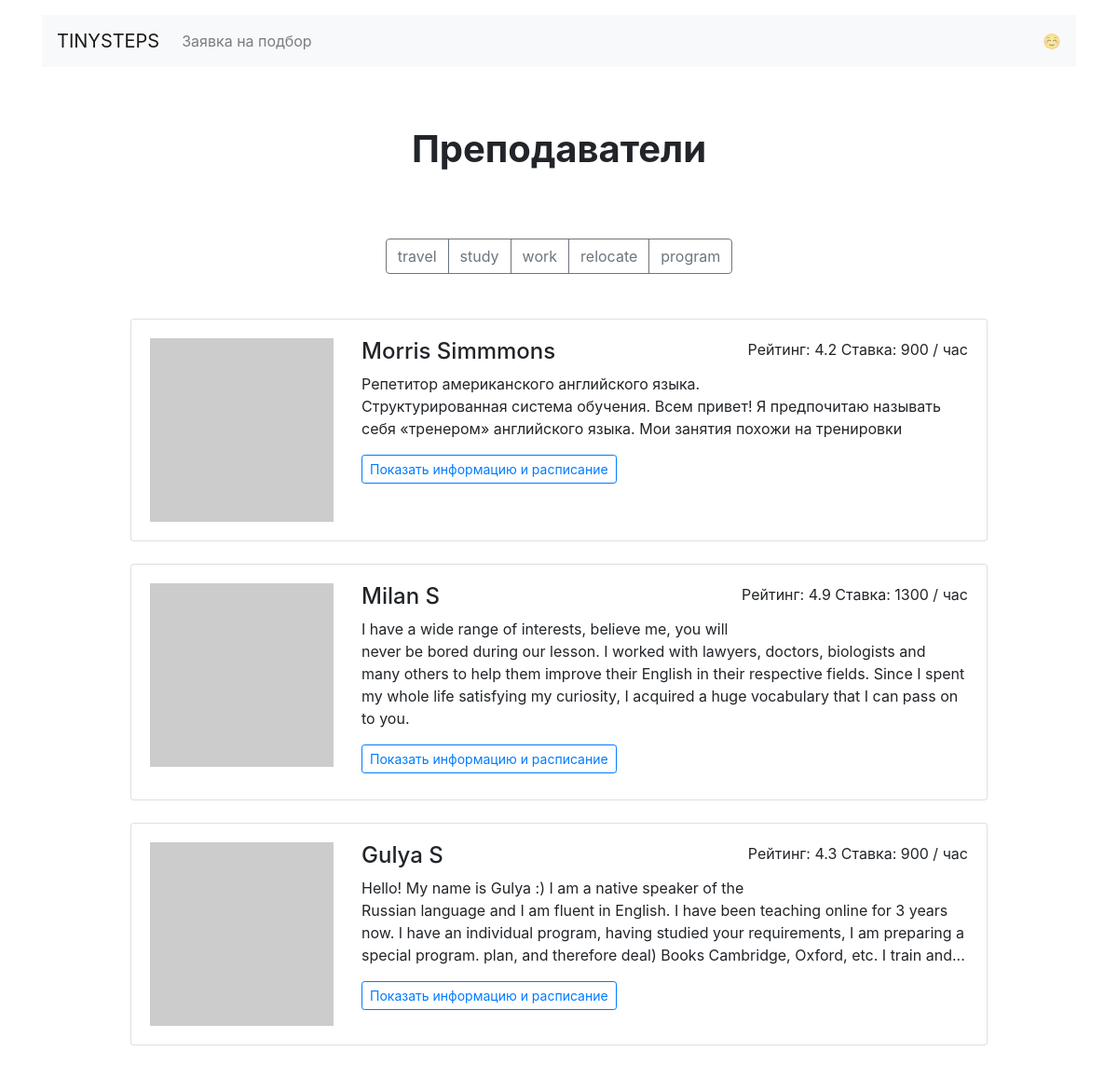
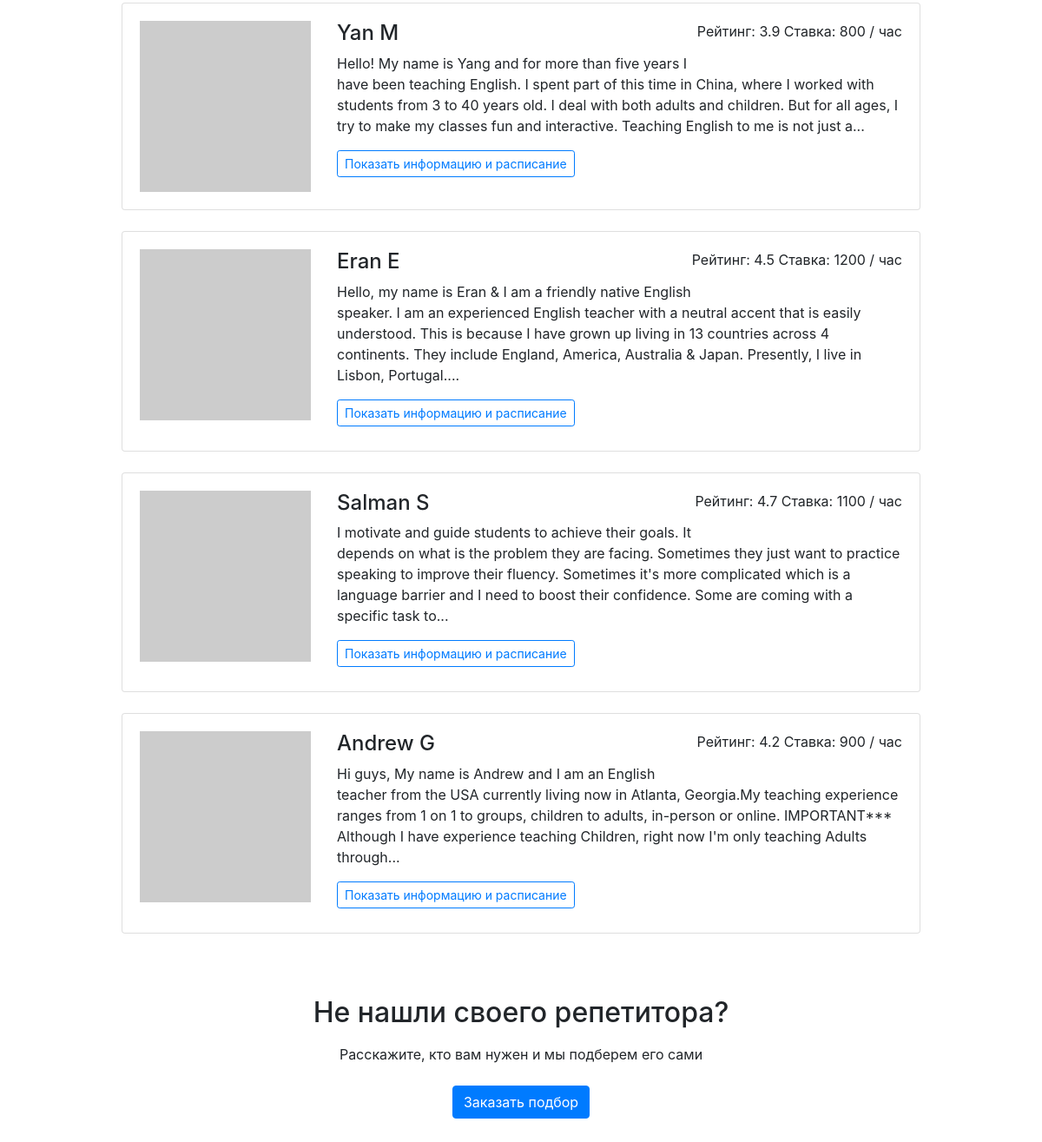
Page /goals/travel/ on the committed database (2 pictures, top to bottom).
### app.py (models this page shows)
class Goal(db.Model):
    __tablename__ = "goals"
    id = db.Column(db.Integer, primary_key=True)
    name = db.Column(db.String, nullable=False)

class Teacher(db.Model):
    __tablename__ = "teachers"
    id = db.Column(db.Integer, primary_key=True)
    name = db.Column(db.String, nullable=False)
    about = db.Column(db.String)
    rating = db.Column(db.Float, nullable=False)
    picture = db.Column(db.String, nullable=False)
    price = db.Column(db.Integer, nullable=False)
    gender = db.Column(db.Boolean, nullable=False)
    book = db.relationship("Booking")

### app.py (the view)
@app.route('/goals/<goal>/')
def render_goals_page(goal):
    get_goals = db.session.query(Goal.name).all()
    clear_goals = []
    for now_goal in get_goals:
        clear_goals.append(now_goal[0])
    get_goal_id = db.session.query(Goal.id).filter(Goal.name == goal).first()[0]
    teacher_for_goals = db.session.query(Teacher).join(GoalTeacher).join(Goal).filter(GoalTeacher.goal_id == get_goal_id).all()
    return render_template('goal.html', teachers=teacher_for_goals, goals=clear_goals)

### templates/goal.html
{% extends 'base.html' %}
{% block container %}
<main class="container mt-3">
  <h1 class="h1 text-center w-50 mx-auto mt-1 py-5 mb-4"><strong>Преподаватели <br> {{ goals[goal] }}</strong></h1>
  <div class="text-center mb-5">
    <div class="btn-group mx-auto mb-0" role="group" aria-label="Basic example">
      {% for goal in goals %}
        <a href="{{ url_for('render_goals_page', goal=goal) }}" class="btn btn-outline-secondary">{{ goal }}</a>
      {% endfor %}
    </div>
  </div>
  <div class="row">
    <div class="col-12 col-lg-10 offset-lg-1 m-auto">
    {% for teach in teachers %}
      <div class="card mb-4">
        <div class="card-body">
          <div class="row">
            <div class="col-3"><img src="{{ teach.picture }}" class="img-fluid" alt=""></div>
            <div class="col-9">
              <p class="float-right">Рейтинг: {{ teach.rating }} Ставка: {{ teach.price }} / час</p>
              <h2 class="h4">{{ teach.name }}</h2>
              <p>{{ teach.about|truncate(320) }}</p>
              <a href="{{ url_for('render_profiles_page', id_teacher=teach.id) }}" class="btn btn-outline-primary btn-sm mr-3 mb-2">Показать информацию и расписание</a>
            </div>
          </div>
        </div>
      </div>
    {% endfor %}
    </div>
  </div>
  <h2 class="text-center mt-5 mb-3">Не нашли своего репетитора?</h2>
  <p class="text-center mb-4">Расскажите, кто вам нужен и мы подберем его сами</p>
  <div class="text-center pb-5">
      <a href="{{ url_for('render_request_page') }}" class="btn btn-primary">Заказать подбор</a>
  </div>
</main>
{% endblock %}

### rows in the picture
Goal: name "travel"
Goal: name "study"
Goal: name "work"
Goal: name "relocate"
Goal: name "program"
Teacher: rating "4.2", price "900", name "Morris Simmmons", about "Репетитор американского английского языка. Структурированная система обучения. Всем привет! Я предпочитаю называть себя «тренером» английского языка. Мои занятия похожи на тренировки"
Teacher: rating "4.9", price "1300", name "Milan S", about "I have a wide range of interests, believe me, you will never be bored during our lesson. I worked with lawyers, doctors, biologists and many others to help them improve their English in their respective fields. Since I spent my whole life satisfying my curiosity, I acquired a huge vocabulary that I can pass on to you."
Teacher: rating "4.3", price "900", name "Gulya S", about "Hello! My name is Gulya :) I am a native speaker of the Russian language and I am fluent in English. I have been teaching online for 3 years now. I have an individual program, having studied your requirements, I am preparing a special program. plan, and therefore deal) Books Cambridge, Oxford, etc. I train and..."
Teacher: rating "3.9", price "800", name "Yan M", about "Hello! My name is Yang and for more than five years I have been teaching English. I spent part of this time in China, where I worked with students from 3 to 40 years old. I deal with both adults and children. But for all ages, I try to make my classes fun and interactive. Teaching English to me is not just a..."
Teacher: rating "4.5", price "1200", name "Eran E", about "Hello, my name is Eran & I am a friendly native English speaker. I am an experienced English teacher with a neutral accent that is easily understood. This is because I have grown up living in 13 countries across 4 continents. They include England, America, Australia & Japan. Presently, I live in Lisbon, Portugal...."
Teacher: rating "4.7", price "1100", name "Salman S", about "I motivate and guide students to achieve their goals. It depends on what is the problem they are facing. Sometimes they just want to practice speaking to improve their fluency. Sometimes it's more complicated which is a language barrier and I need to boost their confidence. Some are coming with a specific task to..."
Teacher: rating "4.2", price "900", name "Andrew G", about "Hi guys, My name is Andrew and I am an English teacher from the USA currently living now in Atlanta, Georgia.My teaching experience ranges from 1 on 1 to groups, children to adults, in-person or online. IMPORTANT*** Although I have experience teaching Children, right now I'm only teaching Adults through..."
